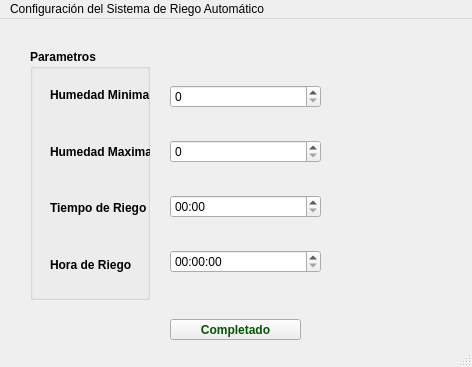
<?xml version="1.0" encoding="UTF-8"?>
<ui version="4.0">
 <class>ConfigKit</class>
 <widget class="QMainWindow" name="ConfigKit">
  <property name="geometry">
   <rect>
    <x>0</x>
    <y>0</y>
    <width>472</width>
    <height>367</height>
   </rect>
  </property>
  <property name="windowTitle">
   <string>MainWindow</string>
  </property>
  <widget class="QWidget" name="centralwidget">
   <widget class="QWidget" name="verticalLayoutWidget_2">
    <property name="geometry">
     <rect>
      <x>170</x>
      <y>40</y>
      <width>151</width>
      <height>241</height>
     </rect>
    </property>
    <layout class="QVBoxLayout" name="verticalLayout_2">
     <item>
      <widget class="QSpinBox" name="spinBoxHumeMin">
       <property name="prefix">
        <string/>
       </property>
       <property name="value">
        <number>0</number>
       </property>
       <property name="displayIntegerBase">
        <number>10</number>
       </property>
      </widget>
     </item>
     <item>
      <widget class="QSpinBox" name="spinBoxHumeMax">
       <property name="displayIntegerBase">
        <number>10</number>
       </property>
      </widget>
     </item>
     <item>
      <widget class="QTimeEdit" name="timeEditTiempoRiego">
       <property name="displayFormat">
        <string notr="true">HH:mm</string>
       </property>
      </widget>
     </item>
     <item>
      <widget class="QTimeEdit" name="timeEditHoraRiego"/>
     </item>
    </layout>
   </widget>
   <widget class="QPushButton" name="pushButtonEnviarConfiguracion">
    <property name="geometry">
     <rect>
      <x>170</x>
      <y>300</y>
      <width>131</width>
      <height>21</height>
     </rect>
    </property>
    <property name="font">
     <font>
      <weight>75</weight>
      <bold>true</bold>
     </font>
    </property>
    <property name="styleSheet">
     <string notr="true">color: rgb(0, 85, 0);</string>
    </property>
    <property name="text">
     <string>Completado</string>
    </property>
   </widget>
   <widget class="QGroupBox" name="groupBox">
    <property name="geometry">
     <rect>
      <x>30</x>
      <y>30</y>
      <width>120</width>
      <height>251</height>
     </rect>
    </property>
    <property name="font">
     <font>
      <weight>75</weight>
      <bold>true</bold>
     </font>
    </property>
    <property name="title">
     <string>Parametros</string>
    </property>
    <widget class="QWidget" name="verticalLayoutWidget">
     <property name="geometry">
      <rect>
       <x>20</x>
       <y>20</y>
       <width>104</width>
       <height>221</height>
      </rect>
     </property>
     <layout class="QVBoxLayout" name="verticalLayout">
      <item>
       <widget class="QLabel" name="label">
        <property name="text">
         <string>Humedad Minima</string>
        </property>
       </widget>
      </item>
      <item>
       <widget class="QLabel" name="label_4">
        <property name="text">
         <string>Humedad Maxima</string>
        </property>
       </widget>
      </item>
      <item>
       <widget class="QLabel" name="label_3">
        <property name="text">
         <string>Tiempo de Riego</string>
        </property>
       </widget>
      </item>
      <item>
       <widget class="QLabel" name="label_2">
        <property name="text">
         <string>Hora de Riego</string>
        </property>
       </widget>
      </item>
     </layout>
    </widget>
   </widget>
  </widget>
  <widget class="QMenuBar" name="menubar">
   <property name="geometry">
    <rect>
     <x>0</x>
     <y>0</y>
     <width>472</width>
     <height>21</height>
    </rect>
   </property>
   <widget class="QMenu" name="menuConfiguraci_n_del_Sistema_de_Riego_Autom_tico">
    <property name="title">
     <string>Configuración del Sistema de Riego Automático</string>
    </property>
   </widget>
   <addaction name="menuConfiguraci_n_del_Sistema_de_Riego_Autom_tico"/>
  </widget>
  <widget class="QStatusBar" name="statusbar"/>
 </widget>
 <resources/>
 <connections/>
</ui>
